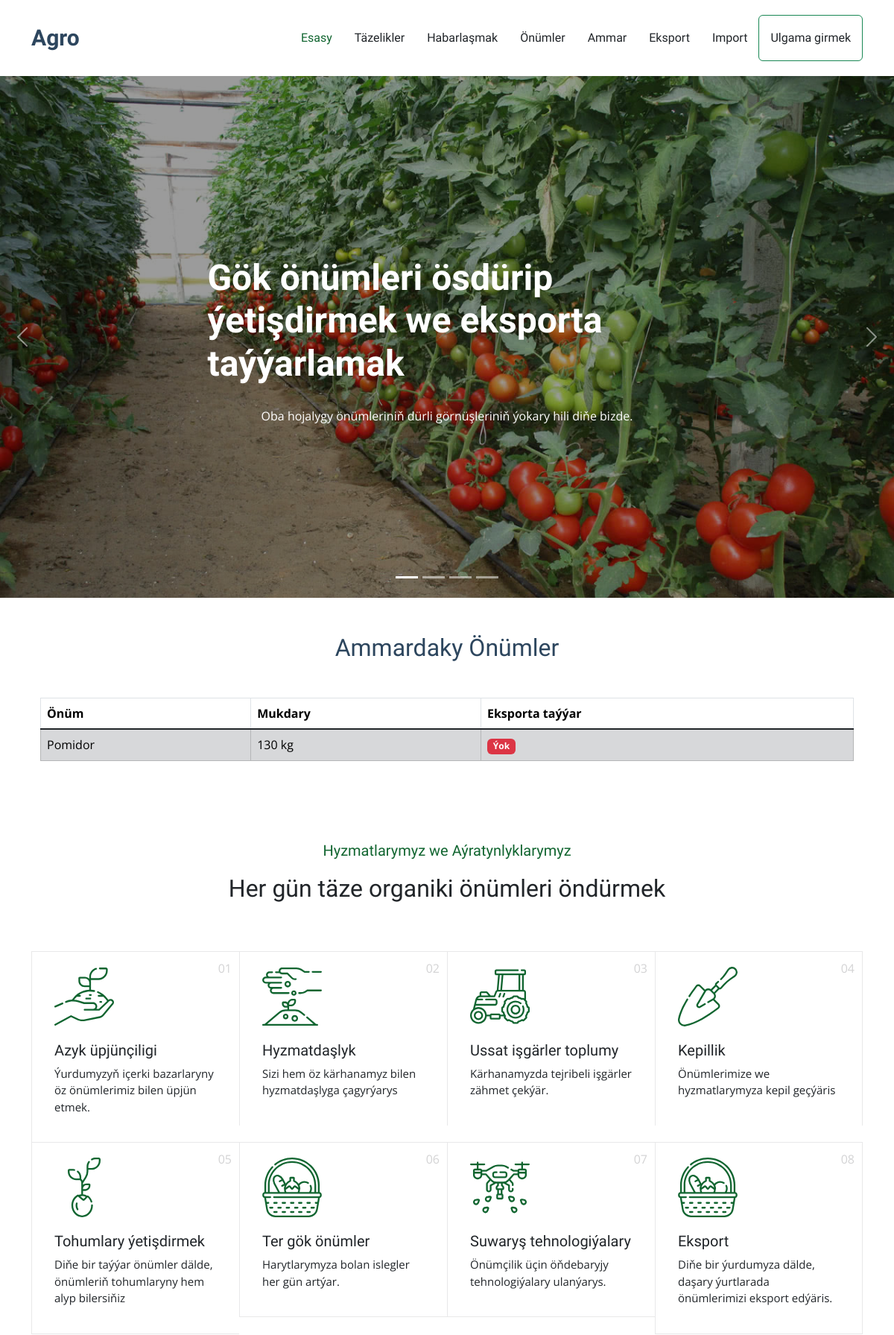
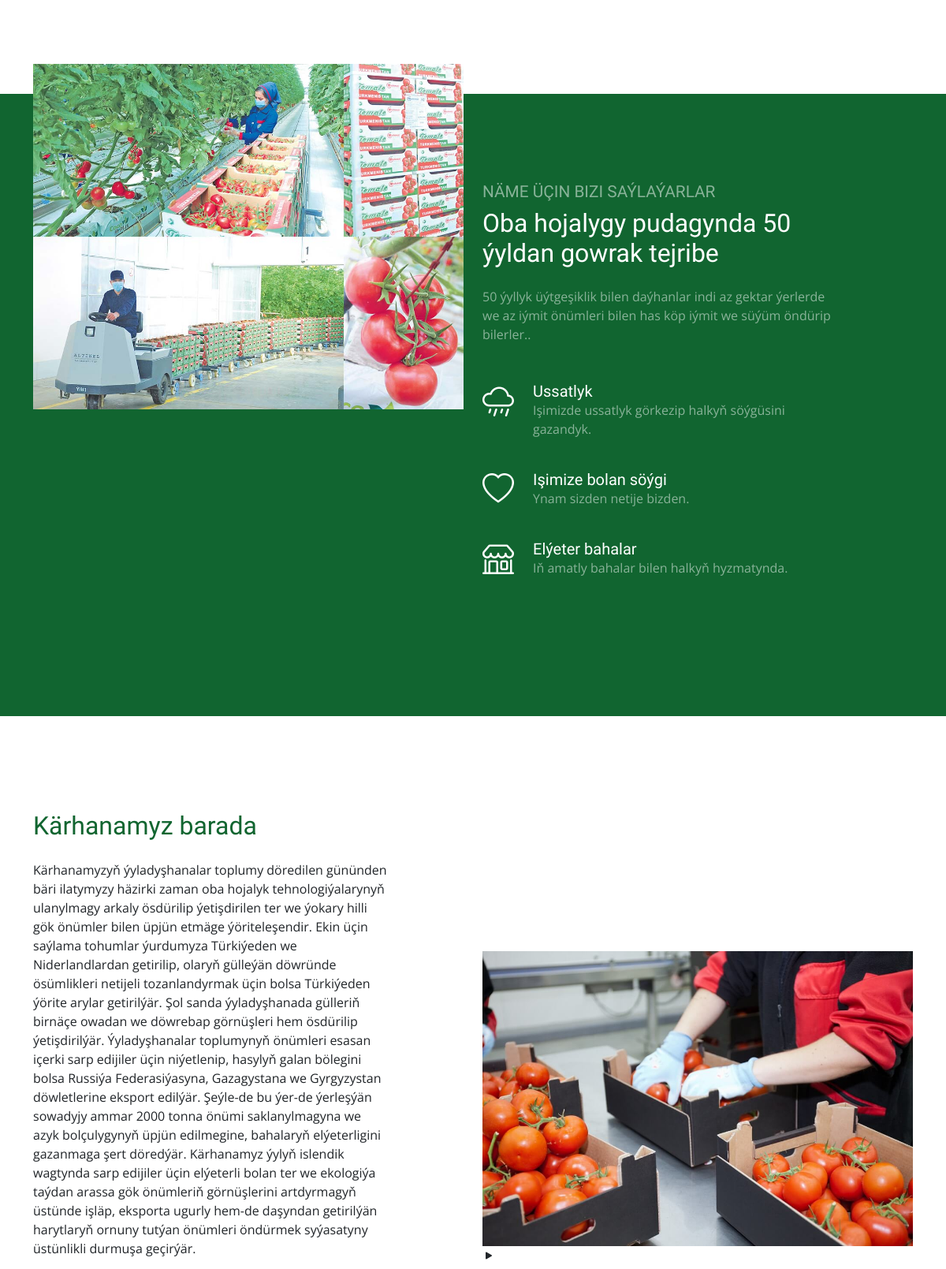
/ammar/ (upper part), run on the app's committed database (2 pictures, top to bottom).
### sowda/models.py (models this page shows, shortened)
class Ammar(models.Model):
    onum = models.OneToOneField(Onum, on_delete=models.CASCADE)
    mukdary = models.PositiveIntegerField()
    class Meta:
        verbose_name_plural = "Ammar"

class Onum(models.Model):
    ady = models.CharField(max_length=100)
    kategoriya=models.ForeignKey(Kategoriya, on_delete=models.CASCADE)
    baha = models.DecimalField(max_digits=10, decimal_places=2)
    suraty = models.ImageField(upload_to='media/images/', blank=True, null=True)
    class Meta:
        verbose_name_plural = "Onumler"

### sowda/views.py (the view)
# urls.py: path('ammar/', AmmarListView.as_view(), name='ammar'),
class AmmarListView(ListView):
    model = Ammar
    template_name = 'sowda/ammar.html'

### sowda/templates/sowda/ammar.html (shortened to what this page needs)
{% extends 'sowda/index.html' %}
{% load static %}
{% block ammar %}
<div class="container my-5">
    <h2 class="text-center mb-4">Ammardaky Önümler</h2>
<div class="container my-5">
    <table class="table table-bordered table-striped table-hover">
        <thead class="thead-dark">
            <tr>
                <th>Önüm</th>
                <th>Mukdary</th>
                <th>Eksporta taýýar</th>
            </tr>
        </thead>
        <tbody>
            {% for ammar in object_list %}
                <tr class="{% if ammar.mukdary >= 1000 %}table-success{% else %}table-secondary{% endif %}">
                    <td>{{ ammar.onum.ady }}</td>
                    <td>{{ ammar.mukdary }} kg</td>
                    <td>
                        {% if ammar.mukdary >= 1000 %}
                            <span class="badge bg-success">Hawa</span>
                        {% else %}
                            <span class="badge bg-danger">Ýok</span>
                        {% endif %}
                    </td>
                </tr>
            {% empty %}
                <tr>
                    <td colspan="3" class="text-center">Ammarda hiç hili önüm ýok.</td>
                </tr>
            {% endfor %}
        </tbody>
    </table>
</div>
</div>
{% endblock %}

### sowda/static/assets/css/main.css (style rules this page uses)
:root { --default-font: "Open Sans", system-ui, -apple-system, "Segoe UI", Roboto, "Helvetica Neue", Arial, "Noto Sans", "Liberation Sans", sans-serif, "Apple Color Emoji", "Segoe UI Emoji", "Segoe UI Symbol", "Noto Color Emoji"; --heading-font: "Marcellus", sans-serif; --nav-font: "Marcellus", sans-serif; }
:root { --background-color: #ffffff; --default-color: #212529; --heading-color: #2d465e; --accent-color: #116530; --surface-color: #ffffff; --contrast-color: #ffffff; }
:root { --nav-color: #212529; --nav-hover-color: #116530; --nav-mobile-background-color: #ffffff; --nav-dropdown-background-color: #ffffff; --nav-dropdown-color: #212529; --nav-dropdown-hover-color: #116530; }
:root { scroll-behavior: smooth; }
body { color: var(--default-color); background-color: var(--background-color); font-family: var(--default-font); }
h1, h2, h3, h4, h5, h6 { color: var(--heading-color); font-family: var(--heading-font); }

### data on the page
Ammar: onum.ady "Pomidor", mukdary "130", shows "Ýok"
